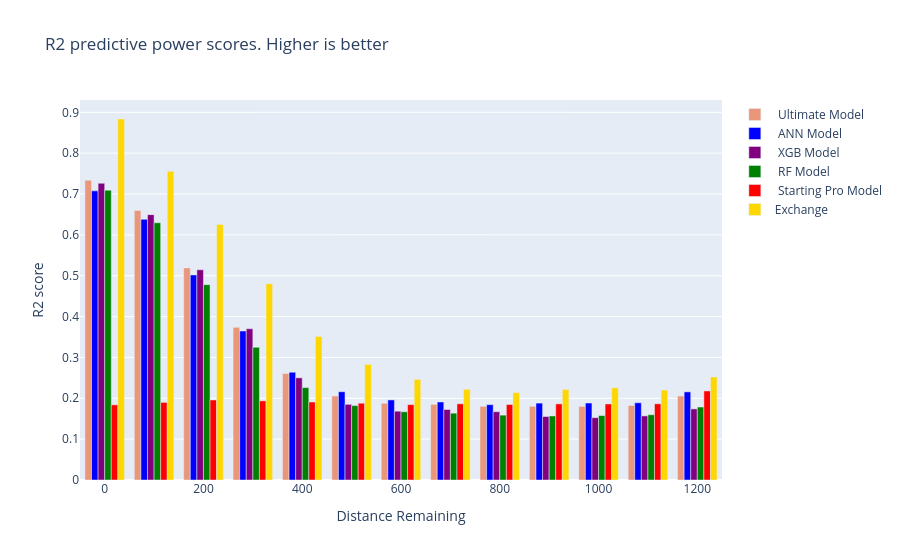

Write notebook code for a chart like this one.
### Code cell
plot_r2_scores(test_df)

### Figure 1 — Plotly figure (JSON) as saved in the notebook; plotly's stock layout.template omitted (floating-point values rounded to 4 significant figures)
{"data": [{"marker": {"color": "darksalmon"}, "name": " Ultimate Model", "type": "bar", "x": [1200, 1100, 1000, 900, 800, 700, 600, 500, 400, 300, 200, 100, 0], "y": [0.2056, 0.1823, 0.1801, 0.1804, 0.1803, 0.1852, 0.1877, 0.2056, 0.2605, 0.3736, 0.5191, 0.6596, 0.7335]}, {"marker": {"color": "blue"}, "name": " ANN Model", "type": "bar", "x": [1200, 1100, 1000, 900, 800, 700, 600, 500, 400, 300, 200, 100, 0], "y": [0.2157, 0.1891, 0.1884, 0.1882, 0.1844, 0.191, 0.196, 0.216, 0.2638, 0.3647, 0.502, 0.638, 0.7077]}, {"marker": {"color": "purple"}, "name": " XGB Model", "type": "bar", "x": [1200, 1100, 1000, 900, 800, 700, 600, 500, 400, 300, 200, 100, 0], "y": [0.174, 0.1569, 0.1525, 0.1553, 0.1671, 0.1725, 0.1684, 0.1852, 0.2501, 0.3702, 0.5145, 0.6495, 0.7263]}, {"marker": {"color": "green"}, "name": " RF Model", "type": "bar", "x": [1200, 1100, 1000, 900, 800, 700, 600, 500, 400, 300, 200, 100, 0], "y": [0.1786, 0.1597, 0.1578, 0.1568, 0.1588, 0.1635, 0.167, 0.1821, 0.2262, 0.3247, 0.4781, 0.6296, 0.7094]}, {"marker": {"color": "red"}, "name": " Starting Pro Model", "type": "bar", "x": [1200, 1100, 1000, 900, 800, 700, 600, 500, 400, 300, 200, 100, 0], "y": [0.218, 0.1865, 0.1861, 0.1863, 0.1848, 0.1865, 0.1845, 0.188, 0.1909, 0.1938, 0.1959, 0.1899, 0.1839]}, {"marker": {"color": "gold"}, "name": "Exchange", "type": "bar", "x": [1200, 1100, 1000, 900, 800, 700, 600, 500, 400, 300, 200, 100, 0], "y": [0.2521, 0.2202, 0.2257, 0.2216, 0.2139, 0.222, 0.2463, 0.2831, 0.3514, 0.4806, 0.6256, 0.7556, 0.8836]}], "layout": {"title": {"text": "R2 predictive power scores. Higher is better"}, "xaxis": {"title": {"text": "Distance Remaining"}}, "yaxis": {"title": {"text": "R2 score"}}}}
